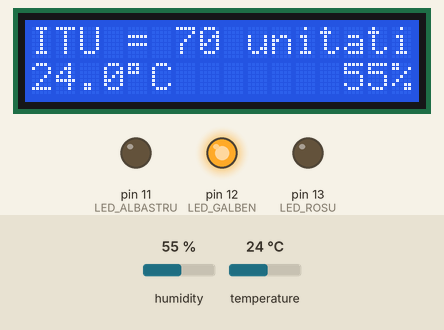
Simulated run of this sketch. Board: Arduino Uno, built with avr-gcc and run on an emulated ATmega328P. On the bench: 16×2 character LCD, output pins drawn as LEDs (lit = HIGH). Inputs (shaded band) come from the test bench; at power-on: temperature 24 °C, humidity 55 %.

Above: at 3.2 s.
3.3 s: temperature set to 21.1 °C
At 8.8 s:
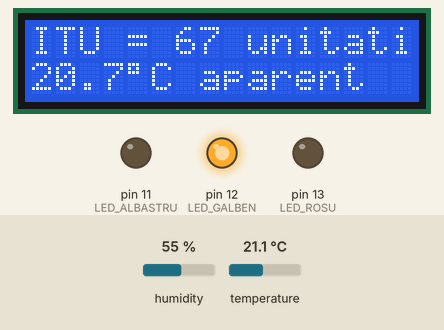
12.3 s: temperature set to 19.9 °C
At 15.5 s:
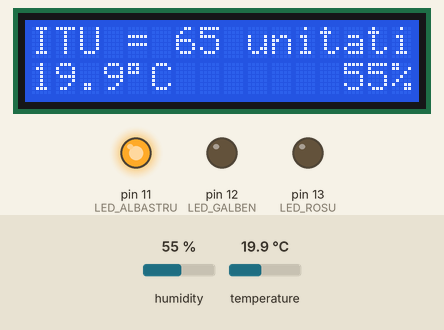
21.3 s: temperature set to 33 °C
At 22.7 s:
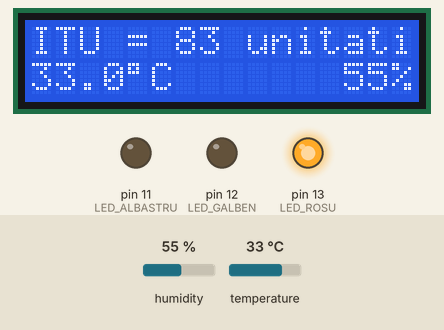
30.3 s: humidity set to 39 %
At 37.3 s:
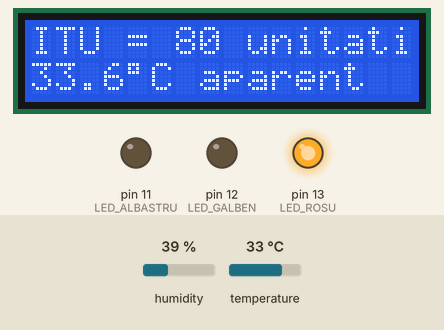
37.6 s: humidity set to 36 %
At 39.4 s:
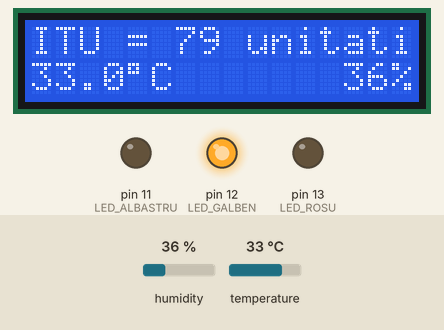
Timing chart, 0 to 40.9 s (numbered marks = the images above; inputs shaded):
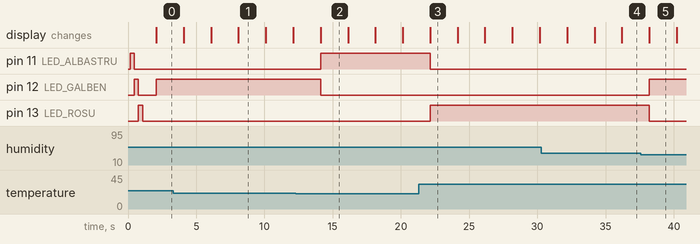

Measured:
- the behaviour switches between 20.4 and 20.3 °C on temperature (found by bisection; images 1 and 2)
- the behaviour switches between 38 and 37 % on humidity (found by bisection; images 4 and 5)
- after the input at 3.3 s, the display: first differs from a run without the input after 2.8 s (image 1 shows a later state)
- after the input at 12.3 s, pin 11 (LED_ALBASTRU): LOW → HIGH after 1.8 s; pin 12 (LED_GALBEN): HIGH → LOW after 1.8 s; the display: changes after 1.8 s (image 2)
- after the input at 21.3 s, pin 11 (LED_ALBASTRU): HIGH → LOW after 0.85 s; pin 13 (LED_ROSU): LOW → HIGH after 0.85 s; the display: changes after 0.85 s (image 3)
- after the input at 30.3 s, the display: first differs from a run without the input after 3.9 s (image 4 shows a later state)
- after the input at 37.6 s, pin 12 (LED_GALBEN): LOW → HIGH after 0.60 s; pin 13 (LED_ROSU): HIGH → LOW after 0.60 s; the display: changes after 0.61 s (image 5)

The sketch:

calcul_itu_dht.ino
```cpp
/*
 * Calculare indice temperatura umezeala cu senzor DHT22
 * https://ro.onetransistor.eu/2017/12/indice-confort-termic-dht11-arduino.html
 * Formula de calcul: http://pesd.ro/articole/nr.1/Teodoreanu.pdf
 */

#include <LiquidCrystal.h>
#include <DHT.h>

#define LED_ALBASTRU  11
#define LED_GALBEN    12
#define LED_ROSU      13

#define PIN_SENZOR     2

LiquidCrystal lcd(8, 9, 4, 5, 6, 7); // LCD conectat conform schemei shield-ului LCD
DHT senzor(PIN_SENZOR, DHT22);
float t, h, ta;
int itu;

void setup() {
  //pinMode(10, INPUT); // necesar doar daca folosesti shield-ul cu LCD si butoane

  // configurare LED-uri
  pinMode(LED_ALBASTRU, OUTPUT);
  pinMode(LED_GALBEN, OUTPUT);
  pinMode(LED_ROSU, OUTPUT);

  digitalWrite(LED_ALBASTRU, LOW);
  digitalWrite(LED_GALBEN, LOW);
  digitalWrite(LED_ROSU, LOW);

  // configurare senzor
  senzor.begin();

  // configurare LCD
  lcd.begin(16, 2); // initializeaza LCD-ul cu 2 randuri de 16 caractere

  lcd.setCursor(0, 0);
  lcd.print(" Calculator ITU ");
  lcd.setCursor(0, 1);
  lcd.print("  Senzor DHT22  ");
  delay(100);

  // testare LED-uri
  digitalWrite(LED_ALBASTRU, HIGH);
  delay(300);
  digitalWrite(LED_ALBASTRU, LOW);
  digitalWrite(LED_GALBEN, HIGH);
  delay(300);
  digitalWrite(LED_GALBEN, LOW);
  digitalWrite(LED_ROSU, HIGH);
  delay(300);
  digitalWrite(LED_ROSU, LOW);

  delay(1000);
  lcd.clear();
}

void loop() {
  t = senzor.readTemperature();
  h = senzor.readHumidity();
  float i = (t * 1.8 + 32) - (0.55 - 0.0055 * h) * ((t * 1.8 + 32) - 58);
  itu = int(i);
  ta = senzor.computeHeatIndex(t, h, false); // temperatura aparenta (resimtita)

  // indicare prin LED-uri
  if (itu <= 65) {
    // confort, aprinde LED albastru
    digitalWrite(LED_ALBASTRU, HIGH);
    digitalWrite(LED_GALBEN, LOW);
    digitalWrite(LED_ROSU, LOW);
  }
  else if (itu <= 79) {
    // alerta, aprinde LED galben
    digitalWrite(LED_ALBASTRU, LOW);
    digitalWrite(LED_GALBEN, HIGH);
    digitalWrite(LED_ROSU, LOW);
  }
  else {
    // prag critic depasit, aprinde LED rosu
    digitalWrite(LED_ALBASTRU, LOW);
    digitalWrite(LED_GALBEN, LOW);
    digitalWrite(LED_ROSU, HIGH);
  }

  // afisare pe LCD
  lcd.clear();
  lcd.setCursor(0, 0);
  lcd.print("ITU = ");
  lcd.print(itu, DEC);
  lcd.print(F(" unitati"));
  lcd.setCursor(0, 1);
  lcd.print(t, 1);
  lcd.print(char(223));
  lcd.print('C');
  lcd.setCursor(13, 1);
  lcd.print(int(h), DEC);
  lcd.print('%');

  delay(2000);
  lcd.setCursor(0, 1);
  lcd.print(ta, 1);
  lcd.print(char(223));
  lcd.print('C');
  lcd.print(" aparent  ");

  delay(2000);
}
```
